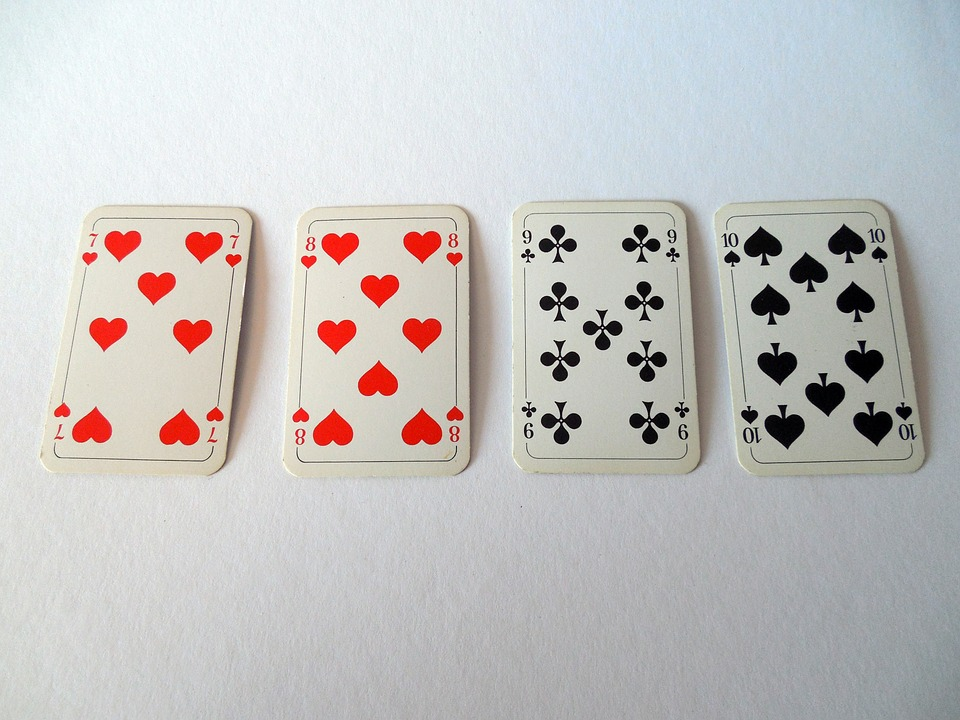
#> input picture Source/iskambil.jpg, 960 x 720 px
$ python 'Opencv WarpPrespective.py'
#> lines starting #> are read from the running program, lines starting #| are printed output that depends on the picture
import cv2
import numpy as np

img = cv2.imread("Source/iskambil.jpg")
#> img is the input picture: shape (720, 960, 3); mean B, G, R 193, 194.1, 195.6

width,height = 300,200

pts1 = np.float32([[295,207],[470,203],[272,482],[473,478]]) # Fotoğraf üzerindeki belirli bir bölgeyi kırptık.
pts2 = np.float32([[0,0],[width,0],[0,height],[width,height]]) #

matrix = cv2.getPerspectiveTransform(pts1,pts2)

imgOutput = cv2.warpPerspective(img,matrix,(width,height))
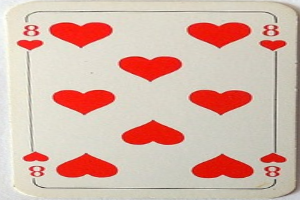
#> imgOutput: shape (200, 300, 3); mean B, G, R 169, 181.1, 215.6

cv2.imshow("photo",img)
cv2.imshow("Output",imgOutput)

cv2.waitKey(0)

$ run again, with Source/photo1.jpg copied over Source/iskambil.jpg
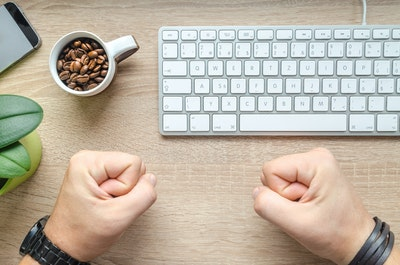
#> input picture Source/photo1.jpg, 400 x 265 px
#> img is the input picture: shape (265, 400, 3); mean B, G, R 163.1, 178, 188.1
#> `imgOutput = cv2.warpPerspective(img,matrix,(width,height))`:
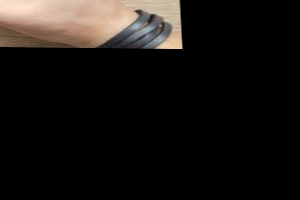
#> imgOutput: shape (200, 300, 3); mean B, G, R 18.9, 21.5, 24.9
